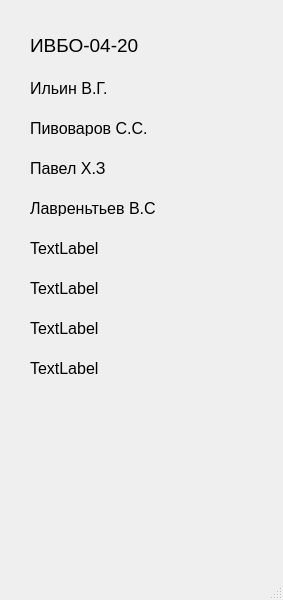
<?xml version="1.0" encoding="UTF-8"?>
<ui version="4.0">
 <class>Names</class>
 <widget class="QMainWindow" name="Names">
  <property name="geometry">
   <rect>
    <x>0</x>
    <y>0</y>
    <width>283</width>
    <height>600</height>
   </rect>
  </property>
  <property name="windowTitle">
   <string>Names</string>
  </property>
  <widget class="QWidget" name="centralwidget">
   <widget class="QLabel" name="label">
    <property name="geometry">
     <rect>
      <x>30</x>
      <y>30</y>
      <width>211</width>
      <height>31</height>
     </rect>
    </property>
    <property name="font">
     <font>
      <pointsize>14</pointsize>
     </font>
    </property>
    <property name="text">
     <string>ИВБО-04-20</string>
    </property>
   </widget>
   <widget class="QLabel" name="label_2">
    <property name="geometry">
     <rect>
      <x>30</x>
      <y>80</y>
      <width>231</width>
      <height>16</height>
     </rect>
    </property>
    <property name="font">
     <font>
      <pointsize>12</pointsize>
     </font>
    </property>
    <property name="text">
     <string>Ильин В.Г.</string>
    </property>
   </widget>
   <widget class="QLabel" name="label_3">
    <property name="geometry">
     <rect>
      <x>30</x>
      <y>120</y>
      <width>221</width>
      <height>16</height>
     </rect>
    </property>
    <property name="font">
     <font>
      <pointsize>12</pointsize>
     </font>
    </property>
    <property name="text">
     <string>Пивоваров С.С.</string>
    </property>
   </widget>
   <widget class="QLabel" name="label_4">
    <property name="geometry">
     <rect>
      <x>30</x>
      <y>160</y>
      <width>221</width>
      <height>16</height>
     </rect>
    </property>
    <property name="font">
     <font>
      <pointsize>12</pointsize>
     </font>
    </property>
    <property name="text">
     <string>Павел Х.З</string>
    </property>
   </widget>
   <widget class="QLabel" name="label_5">
    <property name="geometry">
     <rect>
      <x>30</x>
      <y>200</y>
      <width>221</width>
      <height>16</height>
     </rect>
    </property>
    <property name="font">
     <font>
      <pointsize>12</pointsize>
     </font>
    </property>
    <property name="text">
     <string>Лавреньтьев В.С</string>
    </property>
   </widget>
   <widget class="QLabel" name="label_6">
    <property name="geometry">
     <rect>
      <x>30</x>
      <y>240</y>
      <width>221</width>
      <height>16</height>
     </rect>
    </property>
    <property name="font">
     <font>
      <pointsize>12</pointsize>
     </font>
    </property>
    <property name="text">
     <string>TextLabel</string>
    </property>
   </widget>
   <widget class="QLabel" name="label_7">
    <property name="geometry">
     <rect>
      <x>30</x>
      <y>280</y>
      <width>221</width>
      <height>16</height>
     </rect>
    </property>
    <property name="font">
     <font>
      <pointsize>12</pointsize>
     </font>
    </property>
    <property name="text">
     <string>TextLabel</string>
    </property>
   </widget>
   <widget class="QLabel" name="label_8">
    <property name="geometry">
     <rect>
      <x>30</x>
      <y>320</y>
      <width>221</width>
      <height>16</height>
     </rect>
    </property>
    <property name="font">
     <font>
      <pointsize>12</pointsize>
     </font>
    </property>
    <property name="text">
     <string>TextLabel</string>
    </property>
   </widget>
   <widget class="QLabel" name="label_9">
    <property name="geometry">
     <rect>
      <x>30</x>
      <y>360</y>
      <width>221</width>
      <height>16</height>
     </rect>
    </property>
    <property name="font">
     <font>
      <pointsize>12</pointsize>
     </font>
    </property>
    <property name="text">
     <string>TextLabel</string>
    </property>
   </widget>
  </widget>
  <widget class="QMenuBar" name="menubar">
   <property name="geometry">
    <rect>
     <x>0</x>
     <y>0</y>
     <width>283</width>
     <height>26</height>
    </rect>
   </property>
  </widget>
  <widget class="QStatusBar" name="statusbar"/>
 </widget>
 <resources/>
 <connections/>
</ui>
